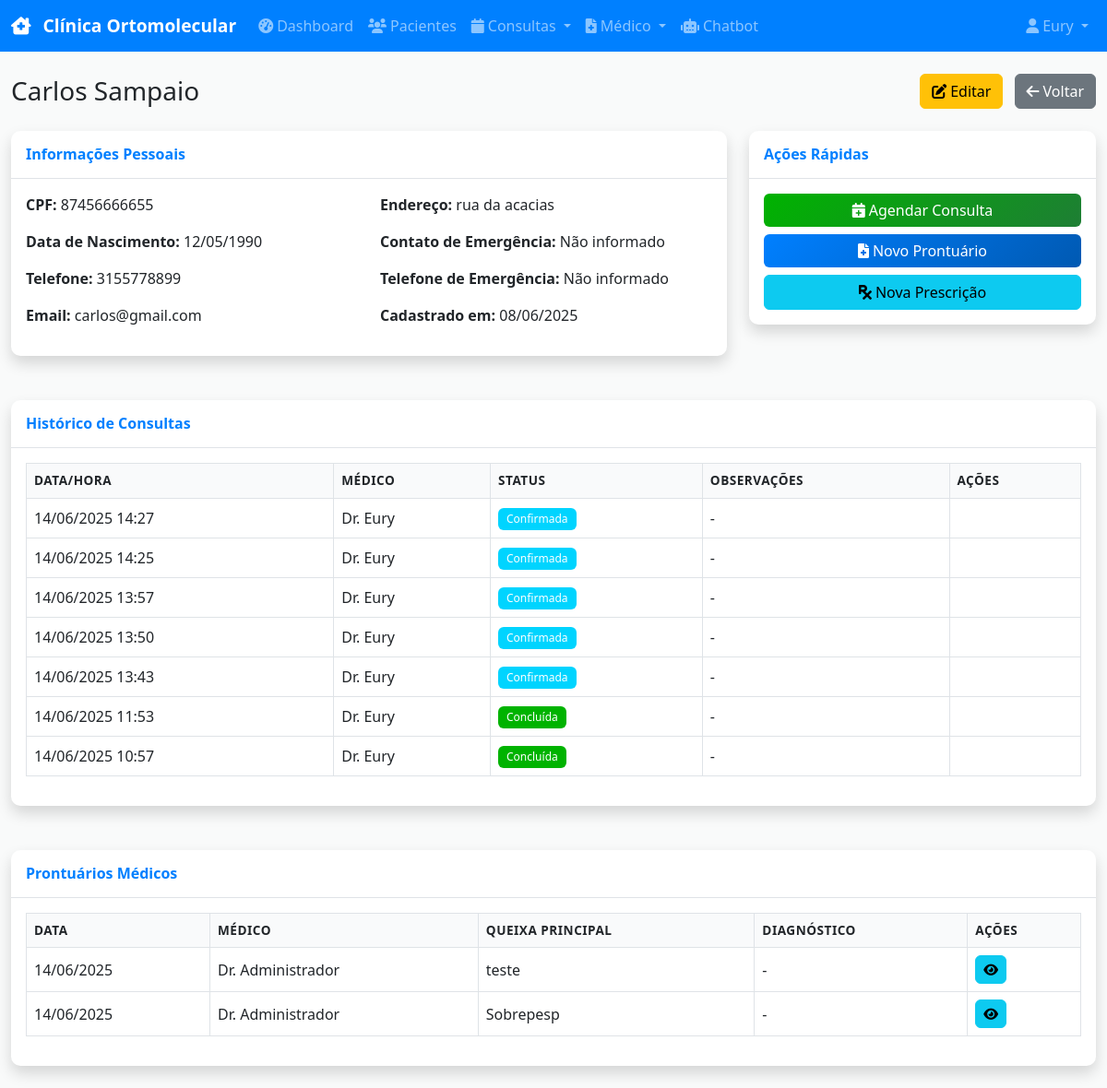
/patients/2 (signed in), run on the app's committed database.
### models.py (models this page shows)
class User(UserMixin, db.Model):
    id = db.Column(db.Integer, primary_key=True)
    username = db.Column(db.String(80), unique=True, nullable=False)
    email = db.Column(db.String(120), unique=True, nullable=False)
    password_hash = db.Column(db.String(256), nullable=False)
    name = db.Column(db.String(100), nullable=False)
    role = db.Column(db.String(20), nullable=False, default='receptionist')  # admin, doctor, receptionist, financial
    crm = db.Column(db.String(20))  # For doctors
    specialty = db.Column(db.String(100))  # For doctors
    created_at = db.Column(db.DateTime, default=datetime.utcnow)
    is_active = db.Column(db.Boolean, default=True)

class Patient(db.Model):
    id = db.Column(db.Integer, primary_key=True)
    name = db.Column(db.String(100), nullable=False)
    cpf = db.Column(db.String(14), unique=True, nullable=False)
    birth_date = db.Column(db.Date, nullable=False)
    phone = db.Column(db.String(20), nullable=False)
    email = db.Column(db.String(120))
    address = db.Column(db.String(200))
    medical_history = db.Column(Text)
    allergies = db.Column(Text)
    current_medications = db.Column(Text)
    emergency_contact = db.Column(db.String(100))
    emergency_phone = db.Column(db.String(20))
    created_at = db.Column(db.DateTime, default=datetime.utcnow)
    appointments = db.relationship('Appointment', backref='patient', lazy=True)
    medical_records = db.relationship('MedicalRecord', backref='patient', lazy=True)
    prescriptions = db.relationship('Prescription', backref='patient', lazy=True)
    payments = db.relationship('Payment', backref='patient', lazy=True)

class Appointment(db.Model):
    id = db.Column(db.Integer, primary_key=True)
    patient_id = db.Column(db.Integer, db.ForeignKey('patient.id'), nullable=False)
    doctor_id = db.Column(db.Integer, db.ForeignKey('user.id'), nullable=False)
    appointment_date = db.Column(db.DateTime, nullable=False)
    duration = db.Column(db.Integer, default=60)  # Duration in minutes
    status = db.Column(db.String(20), default='scheduled')  # scheduled, confirmed, completed, cancelled
    notes = db.Column(Text)
    created_at = db.Column(db.DateTime, default=datetime.utcnow)
    doctor = db.relationship('User', backref='appointments')

class MedicalRecord(db.Model):
    id = db.Column(db.Integer, primary_key=True)
    patient_id = db.Column(db.Integer, db.ForeignKey('patient.id'), nullable=False)
    doctor_id = db.Column(db.Integer, db.ForeignKey('user.id'), nullable=False)
    appointment_id = db.Column(db.Integer, db.ForeignKey('appointment.id'))
    date = db.Column(db.DateTime, default=datetime.utcnow)
    chief_complaint = db.Column(Text)  # Queixa principal
    anamnesis = db.Column(Text)  # Anamnese
    symptoms = db.Column(Text)  # Sintomas
    physical_exam = db.Column(Text)  # Exame físico
    diagnosis = db.Column(Text)  # Diagnóstico
    treatment_plan = db.Column(Text)  # Conduta médica
    observations = db.Column(Text)
    doctor = db.relationship('User', backref='medical_records')
    appointment = db.relationship('Appointment', backref='medical_record')

### routes.py (the view)
@app.route('/patients/<int:id>')
@login_required
def patient_view(id):
    patient = Patient.query.get_or_404(id)
    appointments = Appointment.query.filter_by(patient_id=id).order_by(Appointment.appointment_date.desc()).all()
    medical_records = MedicalRecord.query.filter_by(patient_id=id).order_by(MedicalRecord.date.desc()).all()
    return render_template('patients/view.html', patient=patient, appointments=appointments, medical_records=medical_records)

### templates/patients/view.html (shortened to what this page needs)
{% extends "base.html" %}
{% block content %}
<div class="container-fluid">
    <div class="row">
        <div class="col-12">
            <div class="d-sm-flex align-items-center justify-content-between mb-4">
                <h1 class="h3 mb-0 text-gray-800">{{ patient.name }}</h1>
                <div>
                    <a href="{{ url_for('patient_edit', id=patient.id) }}" class="btn btn-warning me-2">
                        <i class="fas fa-edit me-1"></i>Editar
                    </a>
                    <a href="{{ url_for('patients_list') }}" class="btn btn-secondary">
                        <i class="fas fa-arrow-left me-1"></i>Voltar
                    </a>
                </div>
            </div>
        </div>
    </div>
    <div class="row mb-4">
        <div class="col-lg-8">
            <div class="card shadow mb-4">
                <div class="card-header py-3">
                    <h6 class="m-0 font-weight-bold text-primary">Informações Pessoais</h6>
                </div>
                <div class="card-body">
                    <div class="row">
                        <div class="col-md-6">
                            <p><strong>CPF:</strong> {{ patient.cpf }}</p>
                            <p><strong>Data de Nascimento:</strong> {{ patient.birth_date.strftime('%d/%m/%Y') }}</p>
                            <p><strong>Telefone:</strong> {{ patient.phone }}</p>
                            <p><strong>Email:</strong> {{ patient.email or 'Não informado' }}</p>
                        </div>
                        <div class="col-md-6">
                            <p><strong>Endereço:</strong> {{ patient.address or 'Não informado' }}</p>
                            <p><strong>Contato de Emergência:</strong> {{ patient.emergency_contact or 'Não informado' }}</p>
                            <p><strong>Telefone de Emergência:</strong> {{ patient.emergency_phone or 'Não informado' }}</p>
                            <p><strong>Cadastrado em:</strong> {{ patient.created_at.strftime('%d/%m/%Y') }}</p>
                        </div>
                    </div>
                </div>
            </div>
        </div>
        <div class="col-lg-4">
            <div class="card shadow mb-4">
                <div class="card-header py-3">
                    <h6 class="m-0 font-weight-bold text-primary">Ações Rápidas</h6>
                </div>
                <div class="card-body">
                    <div class="d-grid gap-2">
                        <a href="{{ url_for('appointment_new') }}?patient_id={{ patient.id }}" class="btn btn-success">
                            <i class="fas fa-calendar-plus me-1"></i>Agendar Consulta
                        </a>
                        {% if current_user.role in ['doctor', 'admin'] %}
                        <a href="{{ url_for('medical_record_new', patient_id=patient.id) }}" class="btn btn-primary">
                            <i class="fas fa-file-medical me-1"></i>Novo Prontuário
                        </a>
                        <a href="{{ url_for('prescription_new', patient_id=patient.id) }}" class="btn btn-info">
                            <i class="fas fa-prescription me-1"></i>Nova Prescrição
                        </a>
                        {% endif %}
                    </div>
                </div>
            </div>
        </div>
    </div>
    <div class="row mb-4">
        <div class="col-12">
            <div class="card shadow mb-4">
                <div class="card-header py-3">
                    <h6 class="m-0 font-weight-bold text-primary">Histórico de Consultas</h6>
                </div>
                <div class="card-body">
                    {% if appointments %}
                    <div class="table-responsive">
                        <table class="table table-bordered" width="100%" cellspacing="0">
                            <thead>
                                <tr>
                                    <th>Data/Hora</th>
                                    <th>Médico</th>
                                    <th>Status</th>
                                    <th>Observações</th>
                                    <th>Ações</th>
                                </tr>
                            </thead>
                            <tbody>
                                {% for appointment in appointments %}
                                <tr>
                                    <td>{{ appointment.appointment_date.strftime('%d/%m/%Y %H:%M') }}</td>
                                    <td>Dr. {{ appointment.doctor.name }}</td>
                                    <td>
                                        {% if appointment.status == 'scheduled' %}
                                            <span class="badge bg-warning">Agendada</span>
                                        {% elif appointment.status == 'confirmed' %}
                                            <span class="badge bg-info">Confirmada</span>
                                        {% elif appointment.status == 'completed' %}
                                            <span class="badge bg-success">Concluída</span>
                                        {% else %}
                                            <span class="badge bg-danger">Cancelada</span>
                                        {% endif %}
                                    </td>
                                    <td>{{ appointment.notes or '-' }}</td>
                                    <td>
                                    </td>
                                </tr>
                                {% endfor %}
                            </tbody>
                        </table>
                    </div>
                    {% endif %}
                </div>
            </div>
        </div>
    </div>
    {% if current_user.role in ['doctor', 'admin'] %}
    <div class="row">
        <div class="col-12">
            <div class="card shadow mb-4">
                <div class="card-header py-3">
                    <h6 class="m-0 font-weight-bold text-primary">Prontuários Médicos</h6>
                </div>
                <div class="card-body">
                    {% if medical_records %}
                    <div class="table-responsive">
                        <table class="table table-bordered" width="100%" cellspacing="0">
                            <thead>
                                <tr>
                                    <th>Data</th>
                                    <th>Médico</th>
                                    <th>Queixa Principal</th>
                                    <th>Diagnóstico</th>
                                    <th>Ações</th>
                                </tr>
                            </thead>
                            <tbody>
                                {% for record in medical_records %}
                                <tr>
                                    <td>{{ record.date.strftime('%d/%m/%Y') }}</td>
                                    <td>Dr. {{ record.doctor.name }}</td>
                                    <td>{{ (record.chief_complaint[:50] + '...') if record.chief_complaint and record.chief_complaint|length > 50 else (record.chief_complaint or '-') }}</td>
                                    <td>{{ (record.diagnosis[:50] + '...') if record.diagnosis and record.diagnosis|length > 50 else (record.diagnosis or '-') }}</td>
                                    <td>
                                        <a href="{{ url_for('medical_record_view', id=record.id) }}" class="btn btn-info btn-sm" title="Ver Prontuário">
                                            <i class="fas fa-eye"></i>
                                        </a>
                                    </td>
                                </tr>
                                {% endfor %}
                            </tbody>
                        </table>
                    </div>
                    {% endif %}
                </div>
            </div>
        </div>
    </div>
    {% endif %}
</div>
{% endblock %}

### templates/base.html (shortened to what this page needs)
<!DOCTYPE html>
<html lang="pt-BR">
<head>
    <link href="https://cdn.jsdelivr.net/npm/bootstrap@5.3.0/dist/css/bootstrap.min.css" rel="stylesheet">
    <link href="https://cdnjs.cloudflare.com/ajax/libs/font-awesome/6.0.0/css/all.min.css" rel="stylesheet">
    <link href="https://cdn.jsdelivr.net/npm/fullcalendar@6.1.8/index.global.min.css" rel="stylesheet">
    <link href="{{ url_for('static', filename='css/style.css') }}" rel="stylesheet">
</head>
<body>
    {% if current_user.is_authenticated %}
    <nav class="navbar navbar-expand-lg navbar-dark bg-primary fixed-top">
        <div class="container-fluid">
            <a class="navbar-brand" href="{{ url_for('dashboard') }}">
                <i class="fas fa-clinic-medical me-2"></i>
                Clínica Ortomolecular
            </a>
            <div class="collapse navbar-collapse" id="navbarNav">
                <ul class="navbar-nav me-auto">
                    <li class="nav-item">
                        <a class="nav-link" href="{{ url_for('dashboard') }}">
                            <i class="fas fa-tachometer-alt me-1"></i>Dashboard
                        </a>
                    </li>
                    <li class="nav-item">
                        <a class="nav-link" href="{{ url_for('patients_list') }}">
                            <i class="fas fa-users me-1"></i>Pacientes
                        </a>
                    </li>
                    <li class="nav-item dropdown">
                        <a class="nav-link dropdown-toggle" href="#" role="button" data-bs-toggle="dropdown">
                            <i class="fas fa-calendar me-1"></i>Consultas
                        </a>
                    </li>
                    {% if current_user.role in ['doctor', 'admin'] %}
                    <li class="nav-item dropdown">
                        <a class="nav-link dropdown-toggle" href="#" role="button" data-bs-toggle="dropdown">
                            <i class="fas fa-file-medical me-1"></i>Médico
                        </a>
                    </li>
                    {% endif %}
                    <li class="nav-item">
                        <a class="nav-link" href="{{ url_for('chatbot') }}">
                            <i class="fas fa-robot me-1"></i>Chatbot
                        </a>
                    </li>
                </ul>
                <ul class="navbar-nav">
                    <li class="nav-item dropdown">
                        <a class="nav-link dropdown-toggle" href="#" role="button" data-bs-toggle="dropdown">
                            <i class="fas fa-user me-1"></i>{{ current_user.name }}
                        </a>
                    </li>
                </ul>
            </div>
        </div>
    </nav>
    {% endif %}
    <main class="{% if current_user.is_authenticated %}main-content{% endif %}">
        {% block content %}{% endblock %}
    </main>
</body>
</html>

### data on the page
User: name "Eury"
Patient: name "Carlos Sampaio", cpf "87456666655", birth_date "12/05/1990", phone "3155778899", email "carlos@gmail.com", address "rua da acacias", emergency_contact "Não informado", emergency_phone "Não informado", created_at "08/06/2025"
Appointment: appointment_date "14/06/2025 14:27", doctor.name "Eury", status "Confirmada", notes "-"
Appointment: appointment_date "14/06/2025 14:25", doctor.name "Eury", status "Confirmada", notes "-"
Appointment: appointment_date "14/06/2025 13:57", doctor.name "Eury", status "Confirmada", notes "-"
Appointment: appointment_date "14/06/2025 13:50", doctor.name "Eury", status "Confirmada", notes "-"
Appointment: appointment_date "14/06/2025 13:43", doctor.name "Eury", status "Confirmada", notes "-"
Appointment: appointment_date "14/06/2025 11:53", doctor.name "Eury", status "Concluída", notes "-"
Appointment: appointment_date "14/06/2025 10:57", doctor.name "Eury", status "Concluída", notes "-"
MedicalRecord: date "14/06/2025", doctor.name "Administrador", chief_complaint "teste", diagnosis "-"
MedicalRecord: date "14/06/2025", doctor.name "Administrador", chief_complaint "Sobrepesp", diagnosis "-"
